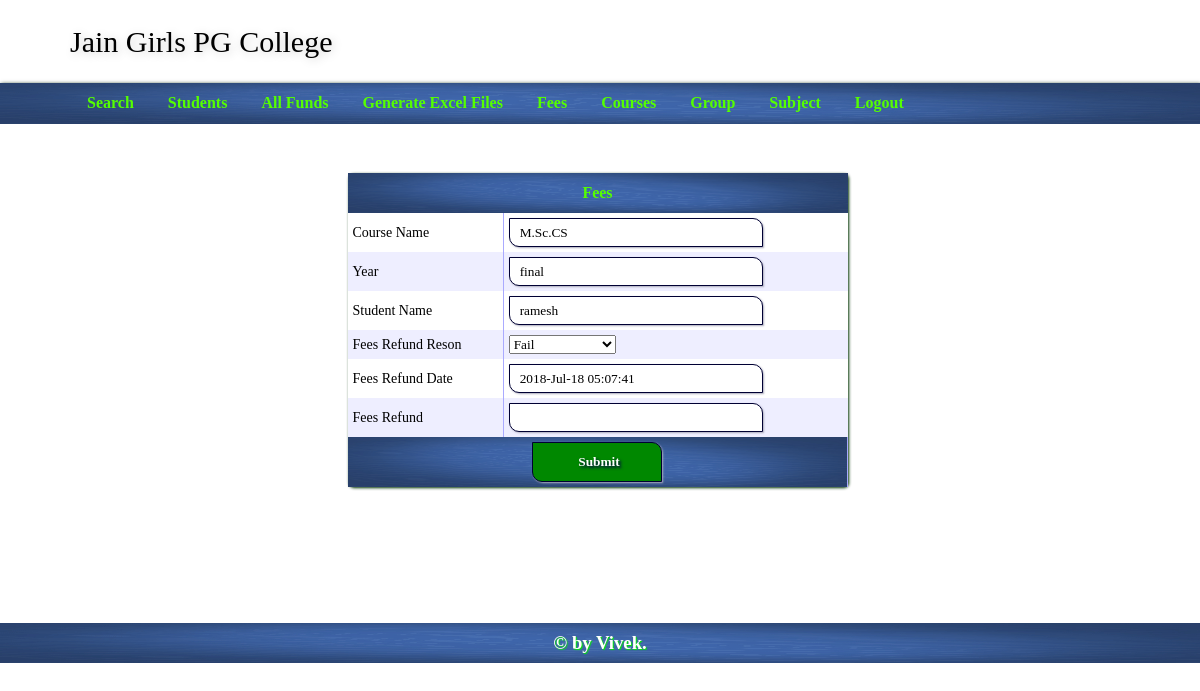
The app's page /index.php?mod=fees&do=feesrefundform&id=3 (signed in) with its own data.
### tables this page shows
CREATE TABLE IF NOT EXISTS `studentfees` (
  `id` int(11) NOT NULL AUTO_INCREMENT,
  `sid` int(11) NOT NULL,
  `fees` int(11) NOT NULL,
  `dt` timestamp NOT NULL DEFAULT CURRENT_TIMESTAMP,
  `tution_fees` varchar(15) NOT NULL,
  `dte` date NOT NULL,
  `cid` int(11) NOT NULL,
  `scid` int(11) NOT NULL,
  `extraFees` varchar(255) NOT NULL,
  PRIMARY KEY (`id`)
);

CREATE TABLE IF NOT EXISTS `courses` (
  `id` int(2) NOT NULL AUTO_INCREMENT,
  `coursename` varchar(30) NOT NULL,
  `classcode` varchar(10) NOT NULL,
  PRIMARY KEY (`id`)
);

CREATE TABLE IF NOT EXISTS `subcourse` (
  `id` int(2) NOT NULL AUTO_INCREMENT,
  `cid` int(2) DEFAULT NULL,
  `name` varchar(50) DEFAULT NULL,
  `fees` int(6) DEFAULT NULL,
  `instalment1` int(6) DEFAULT NULL,
  `instalment2` int(6) DEFAULT NULL,
  `total_group` int(11) NOT NULL,
  PRIMARY KEY (`id`),
  KEY `cid` (`cid`)
);

CREATE TABLE IF NOT EXISTS `student1` (
  `id` int(6) NOT NULL AUTO_INCREMENT,
  `name` varchar(50) DEFAULT NULL,
  `cid` int(6) DEFAULT NULL,
  `fname` varchar(50) DEFAULT NULL,
  `optsubject` varchar(500) NOT NULL,
  `scid` int(4) NOT NULL,
  `regyear` varchar(10) NOT NULL,
  `resident` enum('y','n') NOT NULL,
  `category` enum('sc','st','obc','sbc','saharia','gen') NOT NULL,
  `bpl` enum('y','n') NOT NULL,
  `std` varchar(5) NOT NULL,
  `phone` varchar(8) NOT NULL,
  `mobile` varchar(11) NOT NULL,
  `class` varchar(20) NOT NULL,
  `year` varchar(11) NOT NULL,
  `subject` varchar(50) NOT NULL,
  `obtain` int(11) NOT NULL,
  `total` int(11) NOT NULL,
  `percentage` int(11) NOT NULL,
  `board_name` varchar(100) NOT NULL,
  `dt` date NOT NULL,
  `cid_change` int(11) NOT NULL,
  `scid_change` int(11) NOT NULL,
  `optsub_change` varchar(500) NOT NULL,
  `refund_reson` varchar(500) NOT NULL,
  `refund_date` datetime NOT NULL,
  `refund_fees` varchar(10) NOT NULL,
  `old_cid` varchar(5) NOT NULL,
  `old_scid` varchar(5) NOT NULL,
  `old_subject` varchar(300) NOT NULL,
  `scholarcode` int(11) NOT NULL,
  `submitDate` date NOT NULL,
  `compulsorysubject` varchar(255) NOT NULL,
  PRIMARY KEY (`id`),
  KEY `cid` (`cid`)
);

### index.php (called while the page is built, shortened)
<?php
	$theam="axixa";
	$mod="login";
	$do="login";
	include_once("header.php");
	if(isset($_SESSION['login_details']) || isset($_SESSION['login_check']))
	{
		if(isset($_GET['mod'])){
			$mod=$_GET['mod'];
			$do=$_GET['do'];
		}
	}
	include_once("module/$mod/$do.php");
	include_once("footer.php");
?>

### module/fees/feesrefundform.php (the view, shortened to what this page needs)
<?php
	if(isset($_GET['id'])){
		$id=$_GET['id'];
		$stufee=mysqli_fetch_assoc(mysqli_query($con,"select student1.id as student, studentfees.id, student1.name,student1.cid,student1.scid, courses.coursename as course,subcourse.fees as totfee,dte, instalment1,instalment2, subcourse.name as year from studentfees right join student1 on sid=student1.id right join courses on student1.cid=courses.id right join subcourse on student1.scid=subcourse.id where student1.id=$id"));
	}
		?>
<form method="post" >
<table cellspacing="0px" class="<?php echo $theam;?>_form">
<tr>
	<td colspan="2">Fees</td>
</tr>
<tr>
	<td>
    	Course Name
    </td>
    <td>
        <input type="text" value="<?php if(isset($stufee['course']) && $stufee['course']){echo $stufee['course'];}  ?>" readonly>
    </td>
</tr>
<tr>
	<td>
    	Year
    </td>
    <td>
    	<input type="text" value="<?php if(isset($stufee['year']) && $stufee['year']){echo $stufee['year'];}  ?>" readonly>
    </td>
</tr>
<tr>
	<td>
    	Student Name
    </td>
    <td>
    	<input type="text" value="<?php if(isset($stufee['name']) && $stufee['name']){echo $stufee['name'];}  ?>" readonly>
    </td>
</tr>
<tr>
	<td>Fees Refund Reson</td>
	<td>
    	<select name="refund_reson">
        	<option value="fail">Fail</option>
        </select>
    </td>
</tr>
<tr>
	<td>Fees Refund Date</td>
    <td><input type="text" name="refund_date" value="<?php echo date('Y-M-d h:m:s');?>"></td>
</tr>
<tr>
	<td>Fees Refund</td>
    <td><input type="text" name="refund_fees"></td>
</tr>
<tr>
	<td colspan="2"><input type="submit" value="Submit"></td>
</tr>
</table>
</form>

### css/axixa_style.css (style rules this page uses)
* { font-family:Verdana; }
body,nav,ul,li,h1,h3,h2 { margin:0; padding:0; }
input[type=text],input[type=password],input[type=submit],input[type=passowrd],input[type=email],textarea { border:1px solid #003; box-shadow:1px 1px 2px #aab; min-height:25px; border-radius:0 10px 0 10px; width:240px; padding-left:10px; }
input[type=submit] { width:130px; background-color:#080; height:40px; cursor:pointer; color:#fff; text-shadow:2px 2px 3px #004; font-weight:bold; }
#axixa_wrapper .axixa_list,#axixa_wrapper .axixa_form { margin:0 auto; box-shadow:1px 1px 3px #030; min-width:500px; background-color:#030; border-radius:5px; }
#axixa_wrapper .axixa_list tr:first-child,#axixa_wrapper .axixa_form tr:first-child,#axixa_wrapper .axixa_form tr:last-child { background-image:url(back.png); background-size:100% 100%; color:#5F0; height:40px; text-align:center; font-weight:bold; font-size:16px; }
#axixa_wrapper .axixa_list tr:nth-child(odd),#axixa_wrapper .axixa_form tr:nth-child(odd) { background-color:#eef; }
#axixa_wrapper .axixa_form tr:first-child>td:first-child { border-right:0; }
#axixa_wrapper .axixa_form tr>td:first-child { border-right:1px solid #aaf; }
#axixa_wrapper .axixa_form tr>td { padding:5px; }
#axixa_wrapper .axixa_list tr,#axixa_wrapper .axixa_form tr { background-color:#fff; min-height:40px; font-size:14px; }

### records on screen
studentfees: coursename "M.Sc.CS", name "final", name "ramesh"
